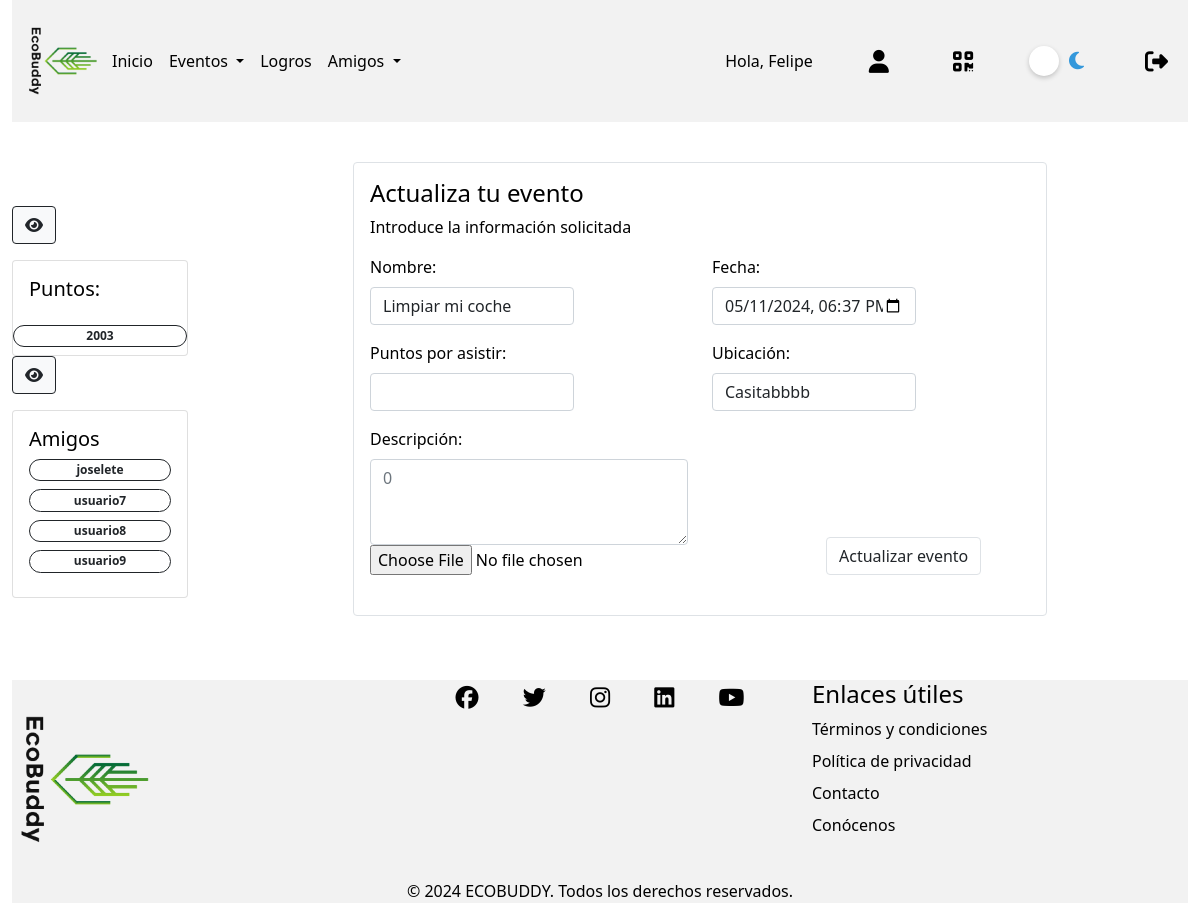
The page /updateEvent.php?eventName=Limpiar mi coche&eventDate=2024-05-11 18:37:00 (signed in) on the database its author committed.
### tables this page shows
CREATE TABLE `Usuario` (
  `DNI` varchar(9) NOT NULL,
  `username` varchar(255) DEFAULT NULL,
  `mail` varchar(255) DEFAULT NULL,
  `ubi` varchar(255) DEFAULT NULL,
  `puntos` int DEFAULT NULL,
  `contrasena` varchar(255) DEFAULT NULL,
  `img` varchar(255) DEFAULT NULL
);

CREATE TABLE `Evento` (
  `nombre` varchar(255) NOT NULL,
  `fecha_hora` datetime NOT NULL,
  `ubi` varchar(255) DEFAULT NULL,
  `descripcion` text,
  `estado` tinyint(1) DEFAULT NULL,
  `DNI_usuario` varchar(9) DEFAULT NULL,
  `puntos_asociados` int DEFAULT NULL,
  `imagen` varchar(255) DEFAULT NULL
);

### autoloader.php (called while the page is built, shortened)
<?php
function miAutoloadUno($claseDesconocida){
    $fichero = __DIR__ .  "/class/$claseDesconocida.php";
}

### class/Connection.php (called while the page is built, shortened)
<?php
class Connection
{
    protected $configFile = "conf.csv";
    public function connect()
    {
        $configFile = fopen($this->configFile, "r") or die("Unable to open file!");
        if (!feof($configFile)) {
            $connData = fgetcsv($configFile);
            $this->host = $connData[0];
            $this->userName = $connData[1];
            $this->password = $connData[2];
            $this->db = $connData[3];
            $this->conn = new mysqli($this->host, $this->userName, $this->password, $this->db);
        }
    }
}

### class/Event.php (called while the page is built, shortened)
<?php
class Event
{
    public function __construct($name, $date, $location, $description, $active, $DNI, $points, $picture)
    {
        $this->name = $name;
        $this->date = $date;
        $this->location = $location;
        $this->description = $description;
        $this->points = $points;
    }
}

### updateEvent.php (the view, shortened to what this page needs)
<?php
require_once "autoloader.php";
$connection = new Model();
$eventName = isset($_GET['eventName']) ? $_GET['eventName'] : null;
$eventDate = isset($_GET['eventDate']) ? $_GET['eventDate'] : null;
$eventDate = DateTime::createFromFormat('Y-m-d H:i:s', $eventDate)->format('Y-m-d H:i:s');
$event = $connection->getEvent($eventName, $eventDate);
?>
<!doctype html>
<html lang="es">
<head>
    <link href="https://cdn.jsdelivr.net/npm/bootstrap@5.0.2/dist/css/bootstrap.min.css" rel="stylesheet">
    <link rel="stylesheet" type="text/css" href="https://cdnjs.cloudflare.com/ajax/libs/font-awesome/6.5.2/css/all.min.css">
    <link rel="stylesheet" href="Assets/css/prueba.css">
</head>
<body>
    <div class="container-fluid">
        <header>
            <nav class="navbar navbar-expand-sm mb-4">
                <div class="container-fluid">
                    <img src="Assets/img/logop.png" style="width: 80px;">
                    <div class="collapse navbar-collapse" id="navbarSupportedContent">
                        <ul class="navbar-nav me-auto mb-2 mb-lg-0">
                            <li class="nav-item">
                                <a class="nav-link" aria-current="page" href="indexPubli.php">Inicio</a>
                            </li>
                            <li class="nav-item dropdown">
                                <a class="nav-link dropdown-toggle" href="#" id="navbarDropdown" role="button" data-bs-toggle="dropdown" aria-expanded="false">
                                    Eventos
                                </a>
                            </li>
                            <li class="nav-item">
                                <a class="nav-link" href="premios.php">Logros</a>
                            </li>
                            <li class="nav-item dropdown">
                                <a class="nav-link dropdown-toggle" href="#" id="navbarDropdown" role="button" data-bs-toggle="dropdown" aria-expanded="false">
                                    Amigos
                                </a>
                            </li>
                        </ul>
                        <span class="me-5">Hola, <?= htmlspecialchars($_SESSION['username']); ?></span>
                        <a href="profile.php" class="btn-floating btn-sm  me-5" style="font-size: 23px;">
                            <i class="fas fa-user"></i>
                        </a>
                        <a href="generarQr.php" class="btn-floating btn-sm text-black me-5" style="font-size: 23px;">
                            <i class="fas fa-qrcode"></i>
                        </a>
                        <div class="theme-toggle-container me-5">
                            <button id="theme-toggle" class="theme-toggle"></button>
                            <i class="fas fa-moon"></i>
                        </div>
                        <a href="logout.php" class="btn-floating btn-sm text-black" style="font-size: 23px;">
                            <i class="fas fa-sign-out-alt"></i>
                        </a>
                    </div>
                </div>
            </nav>
        </header>
        <div class="row">
            <div class="col-md-2 col-sm-12">
                <aside style="margin-top: 60px;">
                    <?= $connection->drawPoints() ?>
                    <?= $connection->drawFriends() ?>
                </aside>
            </div>
            <div class="col-md-10 col-sm-12">
                <section>
                    <article>
                        <div class="row">
                            <div class="col-9 mb-5 mx-auto">
                                <form method="post" enctype="multipart/form-data">
                                    <div class="form-group border m-3 p-3 rounded">
                                        <h4>Actualiza tu evento</h4>
                                        <p>Introduce la información solicitada</p>
                                        <div class="row">
                                            <div class="col-md-4">
                                                <div class="mb-3">
                                                    <label for="eventName" class="form-label">
                                                        Nombre:</label>
                                                    <input type="text" class="form-control mb-3" id="eventName" name="eventName" value="<?= $event->name ?>">
                                                    <label for="points" class="form-label">
                                                        Puntos por asistir:</label>
                                                    <input type="number" class="form-control" id="points" name="points" value="<?= $event->points ?>">
                                                </div>
                                            </div>
                                            <div class="col-md-4 offset-md-2">
                                                <div class="mb-3">
                                                    <label for="date" class="form-label">
                                                        Fecha:</label>
                                                    <input type="datetime-local" class="form-control mb-3" id="date" name="date" value="<?= $event->date ?>">
                                                    <label for="location" class="form-label">
                                                        Ubicación:</label>
                                                    <input type="text" class="form-control" id="location" name="location" value="<?= $event->location ?>">
                                                </div>
                                            </div>
                                        </div>
                                        <div class="row mb-4">
                                            <div class="col-md-6">
                                                <label for="description" class="form-label">
                                                    Descripción:</label>
                                                <textarea class="form-control" rows="3" id="description" name="description" placeholder="<?= $event->description ?>"></textarea>
                                                <input type="file" name="imageFile" id="imageFile" value="">
                                            </div>
                                            <div class="col-md-4 offset-md-2 align-self-end">
                                                <button type="submit" class="btn border submit rounded">Actualizar evento</button>
                                            </div>
                                        </div>
                                    </div>
                                </form>
                            </div>
                        </div>
                    </article>
                </section>
            </div>
        </div>
        <footer class="custom-bg text-black">
            <div class="row">
                <div class="col-md-4">
                    <img src="Assets/img/logop.png" class="" width="150px">
                </div>
                <div class="col-md-4 text-center social-icons">
                    <ul class="list-unstyled list-inline">
                        <li class="list-inline-item">
                            <a href="#" class="btn-floating btn-sm text-black" style="font-size: 23px;"><i class="fab fa-facebook"></i></a>
                        </li>
                        <li class="list-inline-item">
                            <a href="#" class="btn-floating btn-sm text-black" style="font-size: 23px;"><i class="fab fa-twitter"></i></a>
                        </li>
                        <li class="list-inline-item">
                            <a href="#" class="btn-floating btn-sm text-black" style="font-size: 23px;"><i class="fab fa-instagram"></i></a>
                        </li>
                        <li class="list-inline-item">
                            <a href="#" class="btn-floating btn-sm text-black" style="font-size: 23px;"><i class="fab fa-linkedin"></i></a>
                        </li>
                        <li class="list-inline-item">
                            <a href="#" class="btn-floating btn-sm text-black" style="font-size: 23px;"><i class="fab fa-youtube"></i></a>
                        </li>
                    </ul>
                </div>
                <div class="col-4">
                    <h4>Enlaces útiles</h4>
                    <ul>
                        <li><a href="./Assets/html/TYC.html">Términos y condiciones</a></li>
                        <li><a href="./Assets/html/PP.html">Política de privacidad</a></li>
                        <li><a href="Contacto.php">Contacto</a></li>
                        <li><a href="./Assets/html/Conocenos.html">Conócenos</a></li>
                    </ul>
                </div>
            </div>
            <div class="copyright text-center">
                <p>&copy; 2024 ECOBUDDY. Todos los derechos reservados.</p>
            </div>
        </footer>
    </div>
</body>
</html>

### class/Model.php (shortened to what this page needs)
<?php
class Model extends Connection
{
    public function getEvent($eventName, $eventDate)
    {
        $query = "SELECT * FROM Evento WHERE nombre = ? AND fecha_hora = ? ";
        $stmt = $this->conn->prepare($query);
        $stmt->bind_param('ss', $eventName, $eventDate);
        if ($stmt->execute()) {
            $result = $stmt->get_result();
            if ($result->num_rows > 0) {
                $event = $result->fetch_assoc();
                return new Event(
                    $event['nombre'],
                    $event['fecha_hora'],
                    $event['ubi'],
                    $event['estado'],
                    $event['DNI_usuario'],
                    $event['puntos_asociados'],
                    $event['descripcion'],
                    $event['imagen']
                );
            } else {
                echo "No se encontró ningún evento con esos datos.";
                return null;
            }
        } else {
            echo "Error al obtener el evento.";
            return null;
        }
    }
    public function getAllFriends()
    {
        $dni = $_SESSION['dni'];
        $stmt = $this->conn->prepare('SELECT u.*
        FROM Usuario u
        INNER JOIN Amigos a ON u.DNI = a.DNI_amigo
        WHERE a.DNI_usuario = ?');
        $stmt->bind_param('s', $dni);
        $stmt->execute();
        $result = $stmt->get_result();
        $friends = [];
        while ($row = $result->fetch_assoc()) {
            $friends[] = $row;
        }
        return $friends;
    }
    public function drawFriends()
    {
        $friends = $this->getAllFriends();
        $button = '<div class="btn mb-3 border border-dark bg-light" id="toggle-friends-button" onclick="toggleFriends()"><i id="toggle-icon-friends" class="fas fa-eye"></i></div>';
        $card = '<div class="card" id="friends">';
        $card .= '<div class="card-body">';
        $card .= '<h5 class="card-title">Amigos</h5>';
        for ($i = 0; $i < count($friends); $i++) {
            $card .= '<span class="custom-span badge rounded-pill border border-dark flex-grow-1 text-dark mb-2 d-flex justify-content-center">' . $friends[$i]['username'] . '</span>';
        }
        $card .= '</div>';
        $card .= '</div>';
        return $button . $card;
    }
    public function getPoints()
    {
        $dni = $_SESSION['dni'];
        $query = "SELECT puntos FROM Usuario WHERE DNI = ?";
        $stmt = $this->conn->prepare($query);
        $stmt->bind_param("s", $dni);
        $stmt->execute();
        $stmt->bind_result($puntos);
        return $puntos;
    }
    public function drawPoints()
    {
        $points = $this->getPoints();
        $button = '<div class="btn mb-3 border border-dark bg-light" id="toggle-button" onclick="toggleSaldo()"><i id="toggle-icon" class="fas fa-eye"></i></div>';
        $card = '<div class="card" id="saldo">';
        $card .= '<div class="card-body d-flex justify-content-between">';
        $card .= '<h5 class="card-title">Puntos:</h5>';
        $card .= '';
        $card .= '</div>';
        $card .= '<span class="custom-span badge rounded-pill border border-dark flex-grow-1 text-dark mb-2 d-flex justify-content-center">' . $points . '</span>';
        $card .= '</div>';
        return $button . $card;
    }
}

### Assets/css/prueba.css (style rules this page uses)
body { background-image: url("Assets/img/fondo.jpg"); background-size: cover; background-repeat: no-repeat; background-position: center; transition: background-color 0.3s, color 0.3s; }
.light-theme { background-color: #ffffff; color: #000000; }
.theme-toggle-container { display: flex; align-items: center; position: relative; width: 60px; }
.theme-toggle-container i { font-size: 20px; position: absolute; }
.theme-toggle-container .fa-moon { right: 5px; color: #3498db; }
.theme-toggle { position: absolute; left: 0; right: 0; margin: auto; background-color: #ffffff; border: none; border-radius: 50%; width: 30px; height: 30px; cursor: pointer; box-shadow: 0 2px 5px rgba(0,0,0,0.2); transition: transform 0.3s, background-color 0.3s, box-shadow 0.3s; }
body.light-theme .theme-toggle { transform: translateX(-15px); background-color: #ffffff; box-shadow: 0 2px 5px rgba(0,0,0,0.2); }
.navbar { margin-bottom: 4rem; background-color: #f2f2f2; color: #000000; transition: background-color 0.3s, color 0.3s; }
.nav-link { color: #000000; }
.me-5 { margin-right: 3rem !important; }
.btn-floating { background-color: transparent; border: none; cursor: pointer; }
body.light-theme .btn-floating { color: #000000; }
footer { background-color: #f2f2f2; color: #000000; transition: background-color 0.3s, color 0.3s; }
footer ul { list-style-type: none; padding-left: 0; }
footer ul li { margin-bottom: 0.5rem; }
footer ul li a { color: inherit; text-decoration: none; }
footer .social-icons .btn-floating { margin: 0 0.5rem; }

### rows shown on the page
usuario: puntos "2003"
usuario: username "joselete"
usuario: username "usuario7"
usuario: username "usuario8"
usuario: username "usuario9"
evento: eventName "Limpiar mi coche", date "05/11/2024 18:37", location "Casitabbbb", description "0"

### other values the page prints
$_SESSION['username'] "Felipe"
